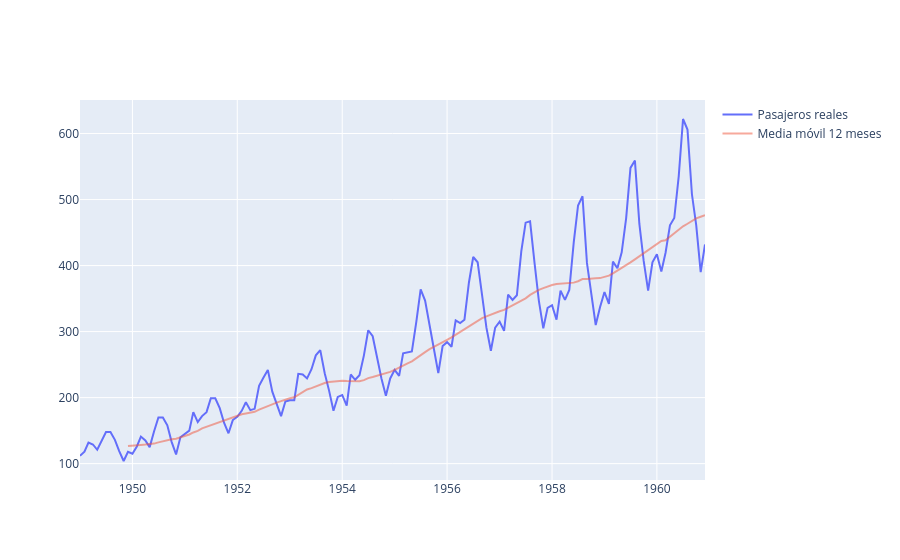

Write notebook code for a chart like this one.
### Markdown cell above
## 8. Métodos de promedios móviles

Los promedios móviles son una técnica simple pero efectiva para suavizar las fluctuaciones de corto plazo en una serie de tiempo y resaltar tendencias a largo plazo. Se basan en calcular el promedio de un número fijo de puntos de datos recientes.

- **Promedio móvil simple (SMA):** Calcula el promedio aritmético de los últimos *n* valores de la serie de tiempo. Cada punto de datos en la ventana de tiempo tiene el mismo peso.

  **Fundamento matemático:**
  El SMA para un período *n* en el tiempo *t* se calcula como:
  $$SMA_t = \frac{P_t + P_{t-1} + ... + P_{t-n+1}}{n}$$
  Donde:
  - $P_t$ es el valor de la serie de tiempo en el tiempo *t*.
  - *n* es el número de períodos en la ventana del promedio móvil.

  **Fundamento estadístico:**
  El SMA es una estimación de la media local de la serie de tiempo. Reduce el ruido aleatorio y suaviza la serie, haciendo que las tendencias sean más visibles. Sin embargo, puede rezagarse detrás de los cambios bruscos en la tendencia.

- **Promedio móvil ponderado (WMA):** Asigna diferentes pesos a los valores dentro de la ventana de tiempo, generalmente dando más peso a los datos más recientes. Esto permite que el WMA reaccione más rápidamente a los cambios en la serie que el SMA.

  **Fundamento matemático:**
  El WMA para un período *n* en el tiempo *t* se calcula como:
  $$WMA_t = \frac{w_n P_t + w_{n-1} P_{t-1} + ... + w_1 P_{t-n+1}}{w_n + w_{n-1} + ... + w_1}$$
  Donde:
  - $P_t$ es el valor de la serie de tiempo en el tiempo *t*.
  - $w_i$ es el peso asignado al valor en el tiempo $t-i+1$. Los pesos suelen disminuir linealmente o exponencialmente a medida que los datos se vuelven más antiguos.

  **Fundamento estadístico:**
  El WMA es también una estimación de la media local, pero con un énfasis en los datos recientes. La elección de los pesos es crucial y depende de la naturaleza de la serie y del objetivo del análisis. Un WMA con pesos decrecientes linealmente es un caso común.

A continuación, implementamos el promedio móvil simple.

### Code cell
# TODO: Ajusta media movil y crear gráfico de línea doble
# Aquí podemos hacer una función y reutilizarlo.
df["SMA_12"] = df_ts.rolling(window=12).mean()

fig = go.Figure()

fig.add_trace(
    go.Scatter(
        x = df_ts.index,
        y = df_ts,
        mode = "lines",
        name = "Pasajeros reales"
    )
)

fig.add_trace(
    go.Scatter(
        x = df["SMA_12"].index,
        y = df["SMA_12"],
        mode = "lines",
        name = "Media móvil 12 meses",
        opacity = 0.5
    )
)

### Figure 1 — Plotly figure (JSON) as saved in the notebook; plotly's stock layout.template omitted (floating-point values rounded to 4 significant figures; data arrays with more than 128 entries replaced by an {"elided": "..."} marker saying what was removed)
{"data": [{"mode": "lines", "name": "Pasajeros reales", "type": "scatter", "x": {"elided": "144 str values"}, "y": {"elided": "144 int values"}}, {"mode": "lines", "name": "Media móvil 12 meses", "opacity": 0.5, "type": "scatter", "x": {"elided": "144 str values"}, "y": {"elided": "144 float values"}}], "layout": {}}
